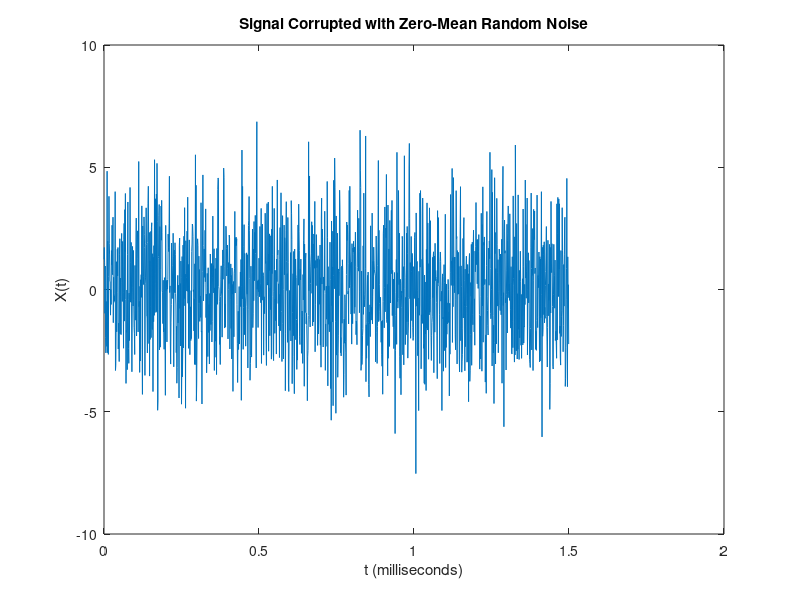

This chart was generated by the following MATLAB code: (Note: this script raises an error after producing the figure.)
clearvars;
close all; 
clc;
% setting the parameters: Sampling frequency, Length of signal,Sampling period, Time vector  

Fs = 1000; T = 1/Fs;
L=1500;
t= (0:L-1)*T;
S = 0.7*sin(2*pi*50*t) + sin(2*pi*120*t);
X = S+ 2*randn(size(t));

figure(1);
plot(t,X)
title('Signal Corrupted with Zero-Mean Random Noise')
xlabel('t (milliseconds)')
ylabel('X(t)')

figure(2);
[P,f]=myfft(S,Fs);


plot(f,P) 
title('Single-Sided Amplitude Spectrum of X(t)')
xlabel('f (Hz)')
ylabel('|P(f)|')


